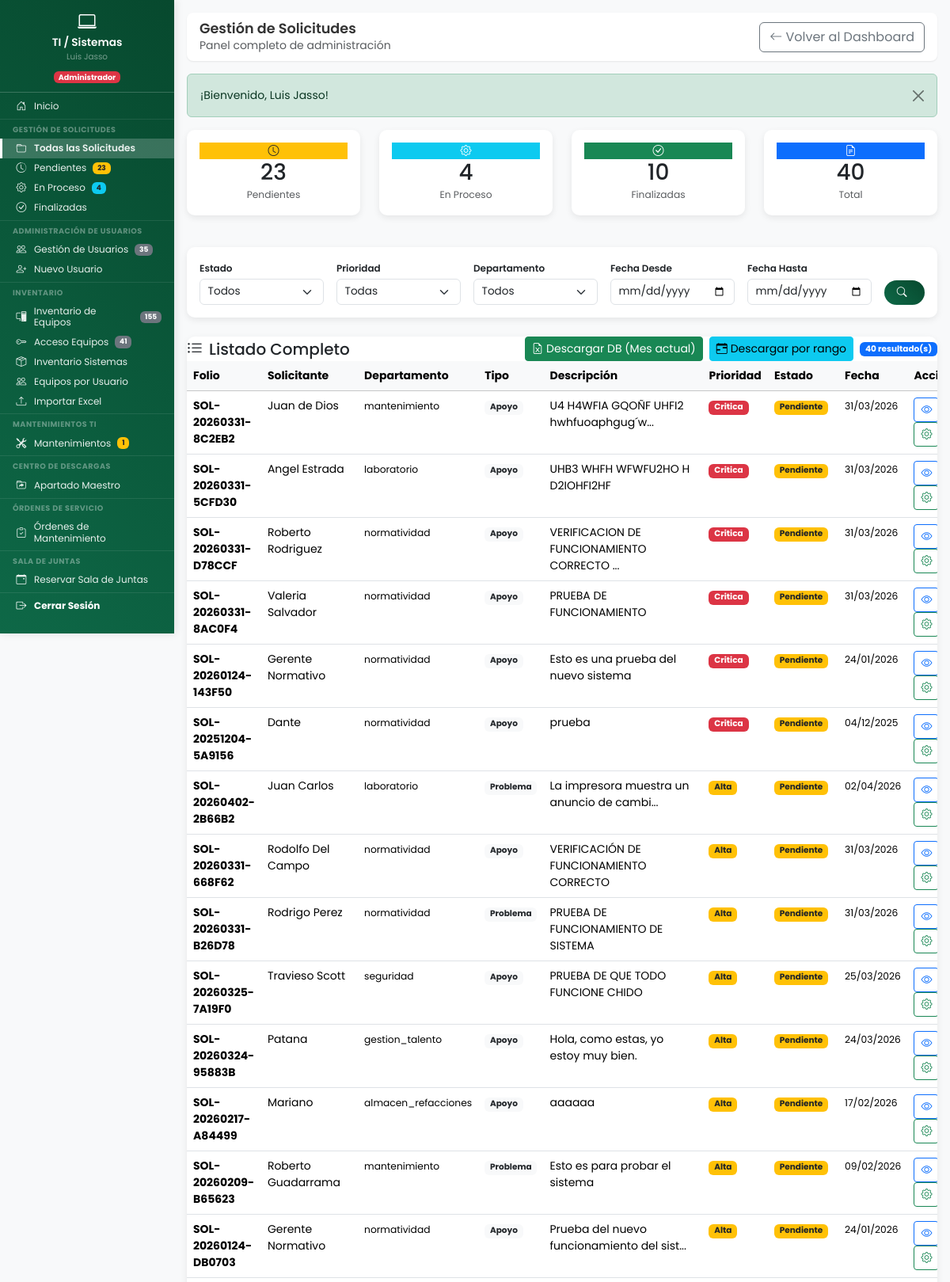
The page /ti_sistemas/gestion_solicitudes.php (signed in, upper part) on the database its author committed.
### tables this page shows
CREATE TABLE `solicitudes_atencion` (
  `id` int(11) NOT NULL,
  `folio` varchar(50) NOT NULL,
  `usuario_id` int(11) NOT NULL,
  `departamento` varchar(100) NOT NULL,
  `nombre_solicitante` varchar(200) DEFAULT NULL,
  `departamento_id` int(11) DEFAULT NULL,
  `tipo_soporte` enum('Apoyo','Problema') NOT NULL DEFAULT 'Problema',
  `tipo_apoyo` varchar(255) DEFAULT NULL,
  `tipo_problema` varchar(255) DEFAULT NULL,
  `descripcion` text NOT NULL,
  `prioridad` enum('baja','media','alta','critica') NOT NULL DEFAULT 'media',
  `estado` enum('pendiente','en_proceso','finalizada','cancelada') NOT NULL DEFAULT 'pendiente',
  `atendido_por` int(11) DEFAULT NULL,
  `fecha_atencion` datetime DEFAULT NULL,
  `comentarios_ti` text DEFAULT NULL,
  `fecha_actualizacion` datetime DEFAULT NULL,
  `fecha_creacion` datetime NOT NULL DEFAULT current_timestamp()
);

CREATE TABLE `usuarios` (
  `id` int(11) NOT NULL,
  `nombre_completo` varchar(150) NOT NULL,
  `no_nomina` varchar(20) DEFAULT NULL COMMENT 'Número de nómina del empleado',
  `puesto` varchar(100) DEFAULT NULL COMMENT 'Puesto del empleado',
  `fecha_ingreso` date DEFAULT NULL COMMENT 'Fecha de ingreso a la empresa',
  `periodo_pago` enum('quincenal','semanal') DEFAULT NULL COMMENT 'Periodo de pago del empleado',
  `empresa` enum('resimex','carganova') DEFAULT NULL COMMENT 'Empresa del empleado',
  `jornada` enum('lunes_viernes','lunes_sabado') DEFAULT 'lunes_sabado' COMMENT 'Tipo de jornada laboral',
  `usuario` varchar(50) NOT NULL,
  `password` varchar(255) NOT NULL,
  `departamento` varchar(100) NOT NULL,
  `departamento_id` int(11) DEFAULT NULL,
  `es_colaborativo` tinyint(1) NOT NULL DEFAULT 0,
  `activo` tinyint(1) NOT NULL DEFAULT 1,
  `es_admin_area` tinyint(1) DEFAULT 0 COMMENT 'Rol Administrativo/Jefe de área para Vacaciones (1=Sí, 0=No)',
  `fecha_registro` datetime NOT NULL DEFAULT current_timestamp(),
  `ultimo_acceso` datetime DEFAULT NULL,
  `created_by` int(11) DEFAULT NULL COMMENT 'ID del usuario que creó este registro',
  `updated_at` datetime DEFAULT NULL COMMENT 'Fecha y hora de última actualización',
  `updated_by` int(11) DEFAULT NULL COMMENT 'ID del usuario que realizó la última actualización'
);

### ti_sistemas/gestion_solicitudes.php (the view, shortened to what the rows shown need)
<?php
try {
    $pdo = conectarDB();
    $sql = "SELECT s.*,
                   COALESCE(s.nombre_solicitante, u.nombre_completo) as solicitante_nombre,
                   u.departamento
            FROM solicitudes_atencion s
            INNER JOIN usuarios u ON s.usuario_id = u.id
            WHERE 1=1";
    $params = [];
    $sql .= " ORDER BY
              CASE s.estado
                  WHEN 'pendiente' THEN 1
                  WHEN 'en_proceso' THEN 2
                  ELSE 3
              END,
              CASE s.prioridad
                  WHEN 'critica' THEN 1
                  WHEN 'alta' THEN 2
                  WHEN 'media' THEN 3
                  WHEN 'baja' THEN 4
              END,
              s.fecha_creacion DESC";
    $stmt = $pdo->prepare($sql);
    $stmt->execute($params);
    $solicitudes = $stmt->fetchAll();
} catch (Exception $e) {
    establecer_alerta('error', 'Error al cargar solicitudes: ' . $e->getMessage());
    $solicitudes = [];
    $contadores = ['pendientes' => 0, 'en_proceso' => 0, 'finalizadas' => 0, 'total' => 0];
    $departamentos = [];
}
function obtener_badge_estado($estado) {
    $badges = [
        'pendiente' => 'bg-warning text-dark',
        'en_proceso' => 'bg-info text-dark',
        'finalizada' => 'bg-success',
        'cancelada' => 'bg-secondary'
    ];
    return $badges[$estado] ?? 'bg-secondary';
}
function obtener_badge_prioridad($prioridad) {
    $badges = [
        'critica' => 'bg-danger',
        'alta' => 'bg-warning text-dark',
        'media' => 'bg-info text-dark',
        'baja' => 'bg-secondary'
    ];
    return $badges[$prioridad] ?? 'bg-secondary';
}
?>
<!DOCTYPE html>
<html lang="es">
<head>
    <link href="https://cdn.jsdelivr.net/npm/bootstrap@5.3.2/dist/css/bootstrap.min.css" rel="stylesheet">
    <link rel="stylesheet" href="https://cdn.jsdelivr.net/npm/bootstrap-icons@1.11.1/font/bootstrap-icons.css">
    <link rel="stylesheet" href="<?php echo URL_BASE; ?>assets/css/dashboard.css">
    <link rel="stylesheet" href="<?php echo URL_BASE; ?>assets/css/base/variables.css">
    <link rel="stylesheet" href="<?php echo URL_BASE; ?>assets/css/components/sidebar.css">
    <link rel="stylesheet" href="<?php echo URL_BASE; ?>assets/css/components/hamburger.css">
    <link rel="stylesheet" href="<?php echo URL_BASE; ?>assets/css/layouts/dashboard-layout.css">
    <link rel="stylesheet" href="<?php echo URL_BASE; ?>assets/css/utilities/responsive.css">
</head>
<body>
    <div class="dashboard-container">
        <main class="main-content">
            <div class="content-wrapper">
                <div class="top-navbar d-flex justify-content-between align-items-center">
                    <div>
                        <h2 class="welcome-text">Gestión de Solicitudes</h2>
                    </div>
                </div>
                <div class="card card-custom">
                    <div class="card-body p-0">
                        <?php if (empty($solicitudes)): ?>
                        <div class="text-center py-5">
                            <i class="bi bi-inbox fs-1 text-muted"></i>
                            <p class="text-muted mt-3 mb-0">No hay solicitudes para mostrar</p>
                        </div>
                        <?php else: ?>
                        <div class="table-responsive">
                            <table class="table table-hover mb-0">
                                <thead class="table-light">
                                    <tr>
                                        <th>Folio</th>
                                        <th>Solicitante</th>
                                        <th>Departamento</th>
                                        <th>Tipo</th>
                                        <th>Descripción</th>
                                        <th>Prioridad</th>
                                        <th>Estado</th>
                                        <th>Fecha</th>
                                        <th>Acciones</th>
                                    </tr>
                                </thead>
                                <tbody>
                                    <?php foreach ($solicitudes as $sol): ?>
                                    <tr>
                                        <td>
                                            <strong><?php echo htmlspecialchars($sol['folio']); ?></strong>
                                        </td>
                                        <td><?php echo htmlspecialchars($sol['solicitante_nombre']); ?></td>
                                        <td>
                                            <small><?php echo htmlspecialchars($sol['departamento']); ?></small>
                                        </td>
                                        <td>
                                            <span class="badge bg-light text-dark">
                                                <?php echo htmlspecialchars($sol['tipo_soporte']); ?>
                                            </span>
                                        </td>
                                        <td>
                                            <?php
                                            $desc = htmlspecialchars($sol['descripcion']);
                                            echo strlen($desc) > 40 ? substr($desc, 0, 40) . '...' : $desc;
                                            ?>
                                        </td>
                                        <td>
                                            <span class="badge <?php echo obtener_badge_prioridad($sol['prioridad']); ?>">
                                                <?php echo ucfirst($sol['prioridad']); ?>
                                            </span>
                                        </td>
                                        <td>
                                            <span class="badge <?php echo obtener_badge_estado($sol['estado']); ?>">
                                                <?php echo obtener_texto_estado($sol['estado']); ?>
                                            </span>
                                        </td>
                                        <td>
                                            <small><?php echo formatear_fecha($sol['fecha_creacion']); ?></small>
                                        </td>
                                        <td>
                                            <a href="<?php echo URL_BASE; ?>solicitudes/ver.php?folio=<?php echo urlencode($sol['folio']); ?>"
                                               class="btn btn-sm btn-outline-primary" title="Ver detalle">
                                                <i class="bi bi-eye"></i>
                                            </a>
                                            <?php if ($sol['estado'] != 'finalizada' && $sol['estado'] != 'cancelada'): ?>
                                            <a href="<?php echo URL_BASE; ?>ti_sistemas/cambiar_estado.php?folio=<?php echo urlencode($sol['folio']); ?>"
                                               class="btn btn-sm btn-outline-success" title="Gestionar">
                                                <i class="bi bi-gear"></i>
                                            </a>
                                            <?php endif; ?>
                                        </td>
                                    </tr>
                                    <?php endforeach; ?>
                                </tbody>
                            </table>
                        </div>
                        <?php endif; ?>
                    </div>
                </div>
            </div>
        </main>
    </div>
</body>
</html>

### rows shown on the page
solicitudes_atencion: folio "SOL-20260331-8C2EB2", solicitante_nombre "Juan de Dios", usuario.departamento "mantenimiento", tipo_soporte "Apoyo", descripcion "U4 H4WFIA GQOÑF UHFI2 hwhfuoaphgug´w", prioridad "Critica", estado "Pendiente", fecha_creacion "31/03/2026"
solicitudes_atencion: folio "SOL-20260331-5CFD30", solicitante_nombre "Angel Estrada", usuario.departamento "laboratorio", tipo_soporte "Apoyo", descripcion "UHB3 WHFH WFWFU2HO H D2IOHFI2HF", prioridad "Critica", estado "Pendiente", fecha_creacion "31/03/2026"
solicitudes_atencion: folio "SOL-20260331-D78CCF", solicitante_nombre "Roberto Rodriguez", usuario.departamento "normatividad", tipo_soporte "Apoyo", descripcion "VERIFICACION DE FUNCIONAMIENTO CORRECTO", prioridad "Critica", estado "Pendiente", fecha_creacion "31/03/2026"
solicitudes_atencion: folio "SOL-20260331-8AC0F4", solicitante_nombre "Valeria Salvador", usuario.departamento "normatividad", tipo_soporte "Apoyo", descripcion "PRUEBA DE FUNCIONAMIENTO", prioridad "Critica", estado "Pendiente", fecha_creacion "31/03/2026"
solicitudes_atencion: folio "SOL-20260124-143F50", solicitante_nombre "Gerente Normativo", usuario.departamento "normatividad", tipo_soporte "Apoyo", descripcion "Esto es una prueba del nuevo sistema", prioridad "Critica", estado "Pendiente", fecha_creacion "24/01/2026"
solicitudes_atencion: folio "SOL-20251204-5A9156", solicitante_nombre "Dante", usuario.departamento "normatividad", tipo_soporte "Apoyo", descripcion "prueba", prioridad "Critica", estado "Pendiente", fecha_creacion "04/12/2025"
solicitudes_atencion: folio "SOL-20260402-2B66B2", solicitante_nombre "Juan Carlos", usuario.departamento "laboratorio", tipo_soporte "Problema", descripcion "La impresora muestra un anuncio de cambi", prioridad "Alta", estado "Pendiente", fecha_creacion "02/04/2026"
solicitudes_atencion: folio "SOL-20260331-668F62", solicitante_nombre "Rodolfo Del Campo", usuario.departamento "normatividad", tipo_soporte "Apoyo", descripcion "VERIFICACIÓN DE FUNCIONAMIENTO CORRECTO", prioridad "Alta", estado "Pendiente", fecha_creacion "31/03/2026"
solicitudes_atencion: folio "SOL-20260331-B26D78", solicitante_nombre "Rodrigo Perez", usuario.departamento "normatividad", tipo_soporte "Problema", descripcion "PRUEBA DE FUNCIONAMIENTO DE SISTEMA", prioridad "Alta", estado "Pendiente", fecha_creacion "31/03/2026"
solicitudes_atencion: folio "SOL-20260325-7A19F0", solicitante_nombre "Travieso Scott", usuario.departamento "seguridad", tipo_soporte "Apoyo", descripcion "PRUEBA DE QUE TODO FUNCIONE CHIDO", prioridad "Alta", estado "Pendiente", fecha_creacion "25/03/2026"
solicitudes_atencion: folio "SOL-20260324-95883B", solicitante_nombre "Patana", usuario.departamento "gestion_talento", tipo_soporte "Apoyo", descripcion "Hola, como estas, yo estoy muy bien.", prioridad "Alta", estado "Pendiente", fecha_creacion "24/03/2026"
solicitudes_atencion: folio "SOL-20260217-A84499", solicitante_nombre "Mariano", usuario.departamento "almacen_refacciones", tipo_soporte "Apoyo", descripcion "aaaaaa", prioridad "Alta", estado "Pendiente", fecha_creacion "17/02/2026"
solicitudes_atencion: folio "SOL-20260209-B65623", solicitante_nombre "Roberto Guadarrama", usuario.departamento "mantenimiento", tipo_soporte "Problema", descripcion "Esto es para probar el sistema", prioridad "Alta", estado "Pendiente", fecha_creacion "09/02/2026"
solicitudes_atencion: folio "SOL-20260124-DB0703", solicitante_nombre "Gerente Normativo", usuario.departamento "normatividad", tipo_soporte "Apoyo", descripcion "Prueba del nuevo funcionamiento del sist", prioridad "Alta", estado "Pendiente", fecha_creacion "24/01/2026"

### other values the page prints
$_SESSION['nombre_completo'] "Luis Jasso"
$stats_sidebar['pendientes'] "23"
$stats_sidebar['en_proceso'] "4"
$total_usuarios "35"
$total_equipos "155"
$total_acceso "41"
$mant_pendientes "1"
$alerta['mensaje'] "¡Bienvenido, Luis Jasso!"
$contadores['pendientes'] "23"
$contadores['en_proceso'] "4"
$contadores['finalizadas'] "10"
$contadores['total'] "40"
count($solicitudes) "40"
